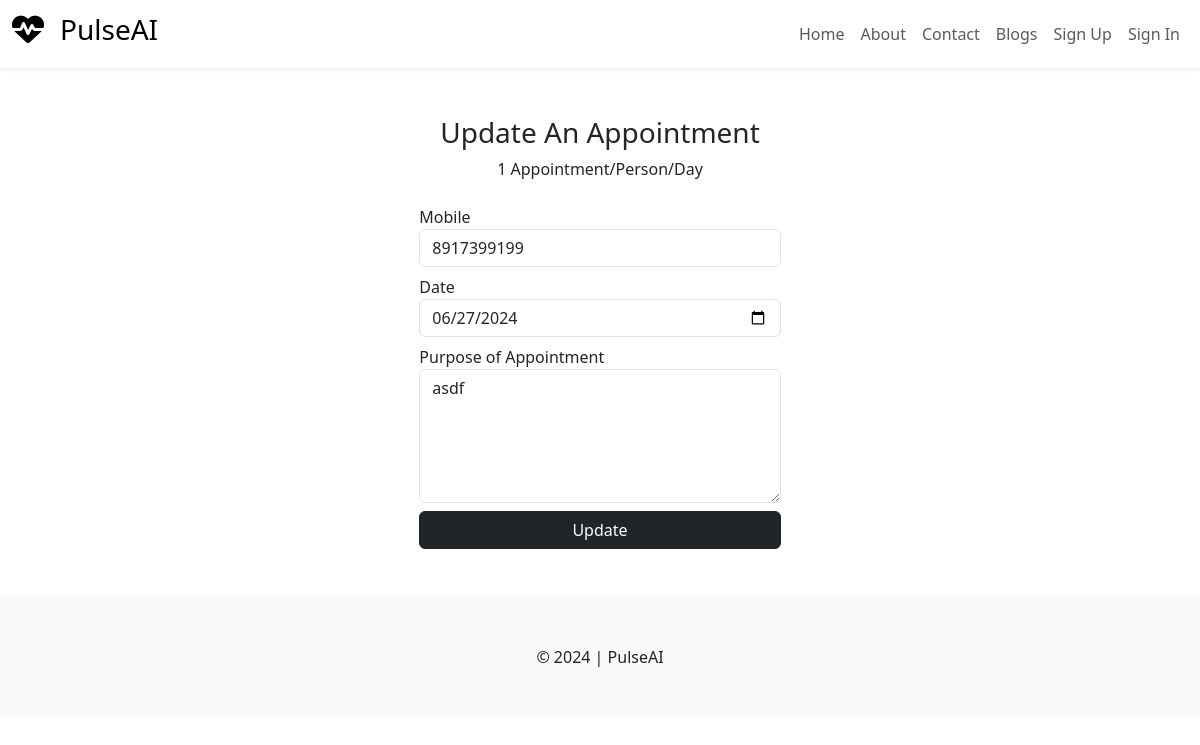
Screenshot of /patient/update_appointment/2/ with the database file from the repository.
### patient/models.py (models this page shows, shortened)
class Appointment(models.Model):
    user = models.ForeignKey(User, on_delete=models.DO_NOTHING)
    mobile = models.CharField(max_length=20)
    date = models.DateField()
    note = models.TextField()
    status = models.CharField(max_length=255, choices=APPOINTMENT_STATUS_OPTION, default="Booked")

### patient/views.py (the view, shortened to what this page needs)
# urls.py: path("update_appointment/<int:aid>/", views.update_appointment, name="update_appointment"),
def update_appointment(request, aid):
      app = Appointment.objects.get(id=aid)
      context = {
            'appointment': app
      }
      return render(request, 'patient/appointment_update.html', context)

### templates/patient/appointment_update.html (shortened to what this page needs)
{% extends "layout.html" %}
{% block content %}
<div class="container my-5">
<div class="row g-3">
    <div class="col-md-4 mx-auto">
        <div class="mb-4 text-center">
            <h3>Update An Appointment</h3>
            <p>1 Appointment/Person/Day</p>
        </div>
        <form action="{% url "update_appointment" appointment.id %}" method="post">
            <div class="mb-2">
                <label>Mobile</label>
                <input type="text" name="mobile" class="form-control" value="{{appointment.mobile}}" required>
            </div>
            <div class="mb-2">
                <label>Date</label>
                <input type="date" name="date" class="form-control" value="{{appointment.date|date:"Y-m-d"}}" required>
            </div>
            <div class="mb-2">
                <label>Purpose of Appointment</label>
                <textarea rows="5" class="form-control" name="note" required>{{appointment.note}}</textarea>
            </div>
            <div class="mt-2">
                <input type="submit" value="Update" class="btn btn-dark w-100">
            </div>
        </form>
    </div>
</div>
</div>
{% endblock %}

### rows the page displays
Appointment: mobile "8917399199", date "06/27/2024", note "asdf"
